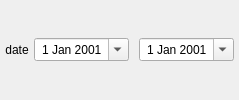
           <widget class="QWidget" name="year" native="true">
            <layout class="QHBoxLayout" name="horizontalLayout_5" stretch="3,9,1,9">
             <property name="spacing">
              <number>5</number>
             </property>
             <property name="leftMargin">
              <number>5</number>
             </property>
             <property name="topMargin">
              <number>5</number>
             </property>
             <property name="rightMargin">
              <number>5</number>
             </property>
             <property name="bottomMargin">
              <number>5</number>
             </property>
             <item>
              <widget class="QLabel" name="label">
               <property name="text">
                <string>date</string>
               </property>
               <property name="alignment">
                <set>Qt::AlignCenter</set>
               </property>
              </widget>
             </item>
             <item>
              <widget class="QDateEdit" name="dateStart">
               <property name="wrapping">
                <bool>true</bool>
               </property>
               <property name="frame">
                <bool>true</bool>
               </property>
               <property name="alignment">
                <set>Qt::AlignCenter</set>
               </property>
               <property name="showGroupSeparator" stdset="0">
                <bool>false</bool>
               </property>
               <property name="calendarPopup">
                <bool>true</bool>
               </property>
               <property name="date">
                <date>
                 <year>2001</year>
                 <month>1</month>
                 <day>1</day>
                </date>
               </property>
              </widget>
             </item>
             <item>
              <widget class="Line" name="line_2">
               <property name="baseSize">
                <size>
                 <width>0</width>
                 <height>0</height>
                </size>
               </property>
               <property name="orientation">
                <enum>Qt::Horizontal</enum>
               </property>
              </widget>
             </item>
             <item>
              <widget class="QDateEdit" name="dateEnd">
               <property name="alignment">
                <set>Qt::AlignCenter</set>
               </property>
               <property name="calendarPopup">
                <bool>true</bool>
               </property>
               <property name="date">
                <date>
                 <year>2001</year>
                 <month>1</month>
                 <day>1</day>
                </date>
               </property>
              </widget>
             </item>
            </layout>
           </widget>
